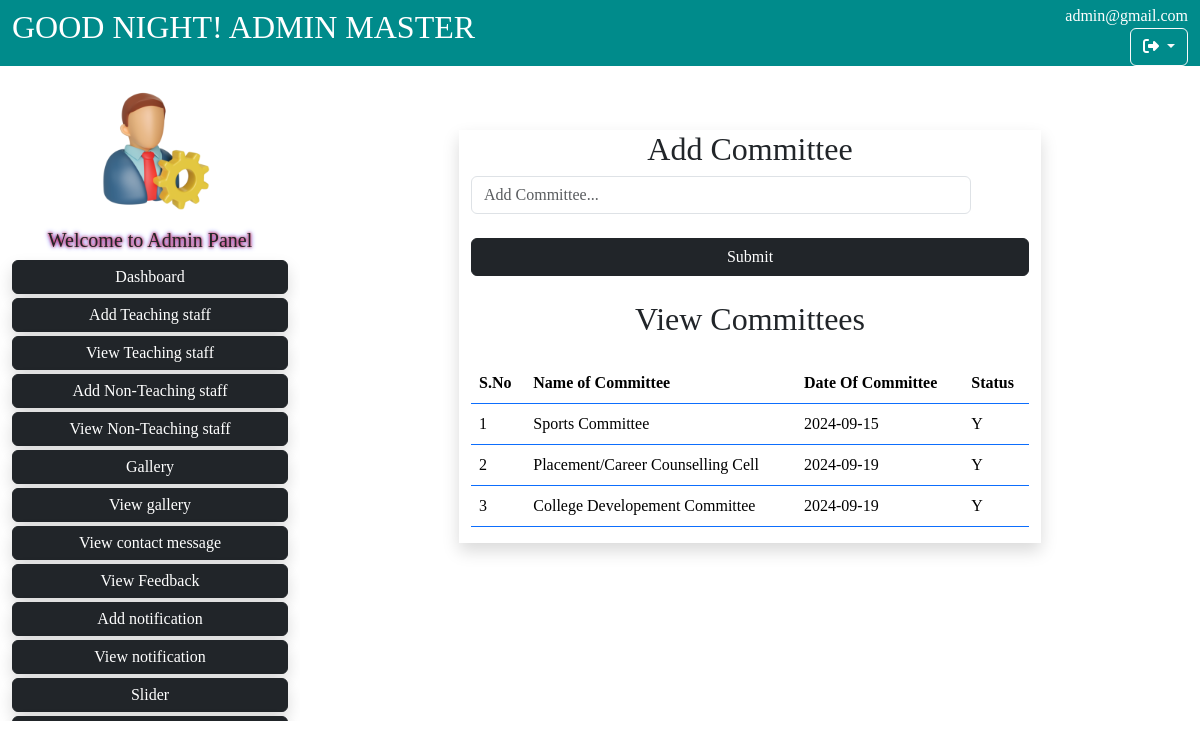
The page /admin/addcommittee.php (signed in) on the database its author committed.
### tables this page shows
CREATE TABLE IF NOT EXISTS `tbl_committee` (
  `ccid` int(11) NOT NULL AUTO_INCREMENT,
  `name` varchar(60) NOT NULL,
  `doc` varchar(10) NOT NULL,
  `status` varchar(1) NOT NULL,
  PRIMARY KEY (`ccid`)
);

### admin/addcommittee.php (the view, shortened to what this page needs)
<?php
include("connection.php");
$query="select * from tbl_committee";
$res=mysqli_query($con,$query);
?>
<?php
include("header.php")
?>
<?php
include("left.php")
?>
<div class="col-sm-8 mx-auto mt-5">
               <div class="container">
                <div class="row mt-3">
                    <form method="post" action="committeecode.php" enctype="multipart/form-data">
                        <div class="row">
                        <div class="col-sm-9 mx-auto shadow" >
                        <h2 style="text-align:center">Add Committee</h2>
            <div class="col-auto">
                      <input type="textarea" class="form-control" id="" placeholder="Add Committee..." name="name" style="width:500px;">
                    </div>
                    <br>
            <input type="submit" class="btn btn-dark" style="width:100%;"/>
            <br><br>
                    </form>
                    <h2 style="text-align:center">View Committees</h2>
                    <table  class="table table bordered border-primary mt-4">
                        <tr>
                         <th>S.No</th>
                            <th>Name of Committee</th>
                            <th>Date Of Committee</th>
                            <th>Status</th>
                        </tr>
                            <?php $a=1;
                            while($row=mysqli_fetch_array($res))
                            {
                            ?>
                            <tr>
                                <td><?php echo $row['ccid'];?></td>
                                <td><?php echo $row['name'];?></td>
                                <td><?php echo $row['doc'];?></td>
                                <td><?php echo $row['status'];?></td>
                            </tr>
                                <?php
                            }
                            ?>
                    </table>
                </div>
                    </div>
                </div>
               </div>
            </div>
</body>
</html>

### css/style.css (style rules this page uses)
body { font-family: poppins; }

### rows shown on the page
tbl_committee: ccid "1", name "Sports Committee", doc "2024-09-15", status "Y"
tbl_committee: ccid "2", name "Placement/Career Counselling Cell", doc "2024-09-19", status "Y"
tbl_committee: ccid "3", name "College Developement Committee", doc "2024-09-19", status "Y"

### other values the page prints
$greeting "GOOD NIGHT!"
$_SESSION['admin'] "admin@gmail.com"
